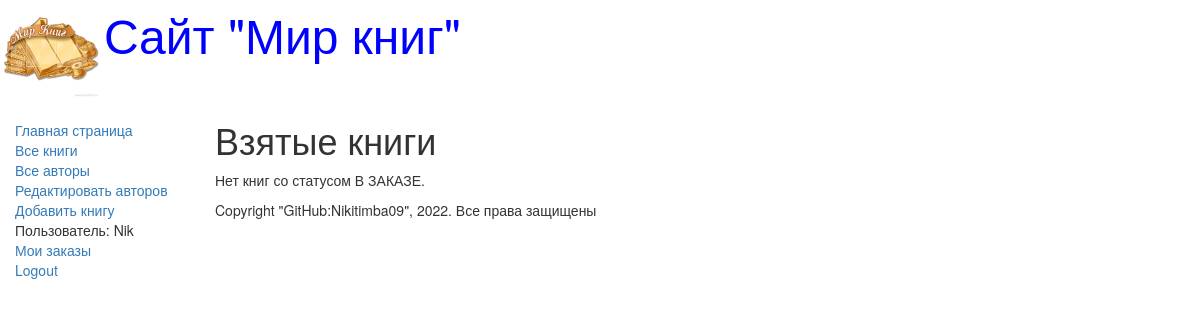
/mybooks/ (signed in), run on an earlier commit of the app's database.
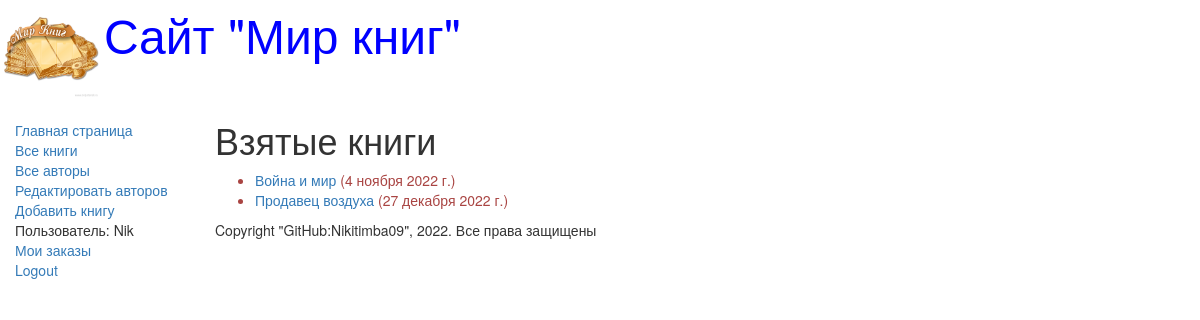
And on a later commit of the database.
### catalog/models.py (models this page shows, shortened)
class BookInstance(models.Model):
    book = models.ForeignKey("Book", on_delete=models.CASCADE, null=True)
    inv_nom = models.CharField(max_length=20, null=True,
                               help_text="Введите инвентарный номер экземпляра",
                               verbose_name='Инвентарный номер')
    imprint = models.CharField(max_length=200,
                               help_text='Введите издательство и год выпуска',
                               verbose_name='Издательство')
    status = models.ForeignKey('Status', on_delete=models.CASCADE,
                               null=True,
                               help_text="Изменить состояние экземпляра",
                               verbose_name="Статус экземпляра книга")
    due_back = models.DateField(null=True, blank=True,
                                help_text="Введите конец срока статуса",
                                verbose_name="Дата окончания статуса")
    borrower = models.ForeignKey(User, on_delete=models.SET_NULL,
                                 null=True, blank=True,
                                 verbose_name="Заказчик",
                                 help_text='Выберите заказчика книги')
    @property
    def is_overdue(self):
        if self.due_back and date.today() > self.due_back:
            return True
        return False

class Book(models.Model):
    title = models.CharField(max_length=200,
                             help_text='Введите название книги',
                             verbose_name='Название книги')
    genre = models.ForeignKey("Genre", on_delete=models.CASCADE,
                              help_text='Выберите жанр для книги',
                              verbose_name='Жанр книги', null=True)
    language = models.ForeignKey("Language",
                                 on_delete=models.CASCADE,
                                 help_text='Выберите язык книги',
                                 verbose_name='Язык книги', null=True)
    author = models.ManyToManyField("Author",
                                    help_text='Выберите автора книги',
                                    verbose_name='Автор книги')
    summary = models.TextField(max_length=1000,
                               help_text='Введите краткое описание книги',
                               verbose_name='Аннотация книги')
    isbn = models.CharField(max_length=13,
                            help_text='Должно содержать 13 символов',
                            verbose_name='ISBN книги')
    def display_author(self):
        return ', '.join([author.last_name for author in self.author.all()])
    display_author.short_description = 'Авторы'

### catalog/views.py (the view)
# urls.py: re_path(r'^mybooks/$', views.LoanedBooksByUserListView.as_view(), name='my-borrowed')
class LoanedBooksByUserListView(LoginRequiredMixin, generic.ListView):
    model = BookInstance
    template_name = 'catalog/book_instance_list_borrowed_user.html'
    paginate_by = 10
    def get_queryset(self):
        return BookInstance.objects.filter(borrower=self.request.user).filter(status__exact='2').order_by('due_back')

### catalog/templates/catalog/book_instance_list_borrowed_user.html
{% extends "base_generic.html" %}
{% block content %}
    <h1>Взятые книги</h1>
    {% if bookinstance_list %}
    <ul>
      {% for bookinst in bookinstance_list %}
      <li class="{% if bookinst.is_overdue %}
                                   text-danger{% endif %}">
        <a href="{% url 'book-detail' bookinst.book.pk %}">
                                {{bookinst.book.title}}</a>
                         ({{ bookinst.due_back }})
      </li>
      {% endfor %}
    </ul>
    {% else %}
      <p>Нет книг со статусом В ЗАКАЗЕ.</p>
    {% endif %}
{% endblock %}

What changed in the data, as far as the page shows it:
now on this page (row edited): BookInstance: book "Война и мир", due_back "4 ноября 2022 г."
now on this page (row edited): BookInstance: book "Продавец воздуха", due_back "27 декабря 2022 г."
Also different on the page:
text no longer shown: "Нет книг со статусом В ЗАКАЗЕ."
